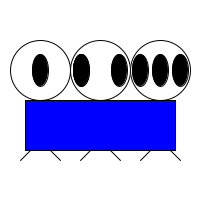
Frame 1 (no input)
Frame 60 (the mouse pressed at the canvas centre just before this capture): identical to frame 1, image omitted
Frame 120 (the mouse held since frame 60 and released just before this capture): identical to frame 1, image omitted

The Processing sketch that drew this single still picture (run headless with seeded random() and noise(); from frame 60 on, the mouse is pressed at the canvas centre):

// Processing sketch: day_8
// ── day_8.pde
void setup(){
  size(200,200);
  background(255);
  
}

void draw(){
  background(255);
  ellipseMode(CENTER);
  rectMode(CENTER);
  
 fill(0,0,255);
 rect(100,125,150,50);
 
 //body
 noStroke();
 fill(0,0,250);//color
 
 
 //head
 stroke(1);
 fill(255);//color
 ellipse(100,70,60,60);//x1,y1,x2,y2
 
 //eyes
 fill(0);//color
 ellipse(81,70,16,32);//x1,y1,x2,y2
 ellipse(119,70,16,32);//x1,y1,x2,y2
 
 //legs
 stroke(0);
 line(90,150,80,160);//x1,y1,x2,y2
 line(110,150,120,160);
 
  //body
 noStroke();
 fill(0,0,255);//color
 
 
 //head
 stroke(0);
 fill(255);//color
 ellipse(40,70,60,60);//x1,y1,x2,y2
 
 //eyes
 fill(0);//color
 ellipse(81,70,16,32);//x1,y1,x2,y2
 ellipse(40,70,16,32);//x1,y1,x2,y2
 
 //legs
 stroke(1);
 line(50,150,60,160);//x1,y1,x2,y2
 line(30,150,20,160);
 
  //body
 noStroke();
 fill(0,0,255);//color

 
 //head
 stroke(1);
 fill(255);//color
 ellipse(160,70,60,60);//x1,y1,x2,y2
 
 //eyes
 fill(0);//color
 ellipse(140,70,16,32);//x1,y1,x2,y2
 ellipse(180,70,16,32);//x1,y1,x2,y2
 ellipse(160,70,16,32);
 
 //legs
 stroke(0);
 line(170,150,180,160);//x1,y1,x2,y2
 line(150,150,140,160);
 
}
